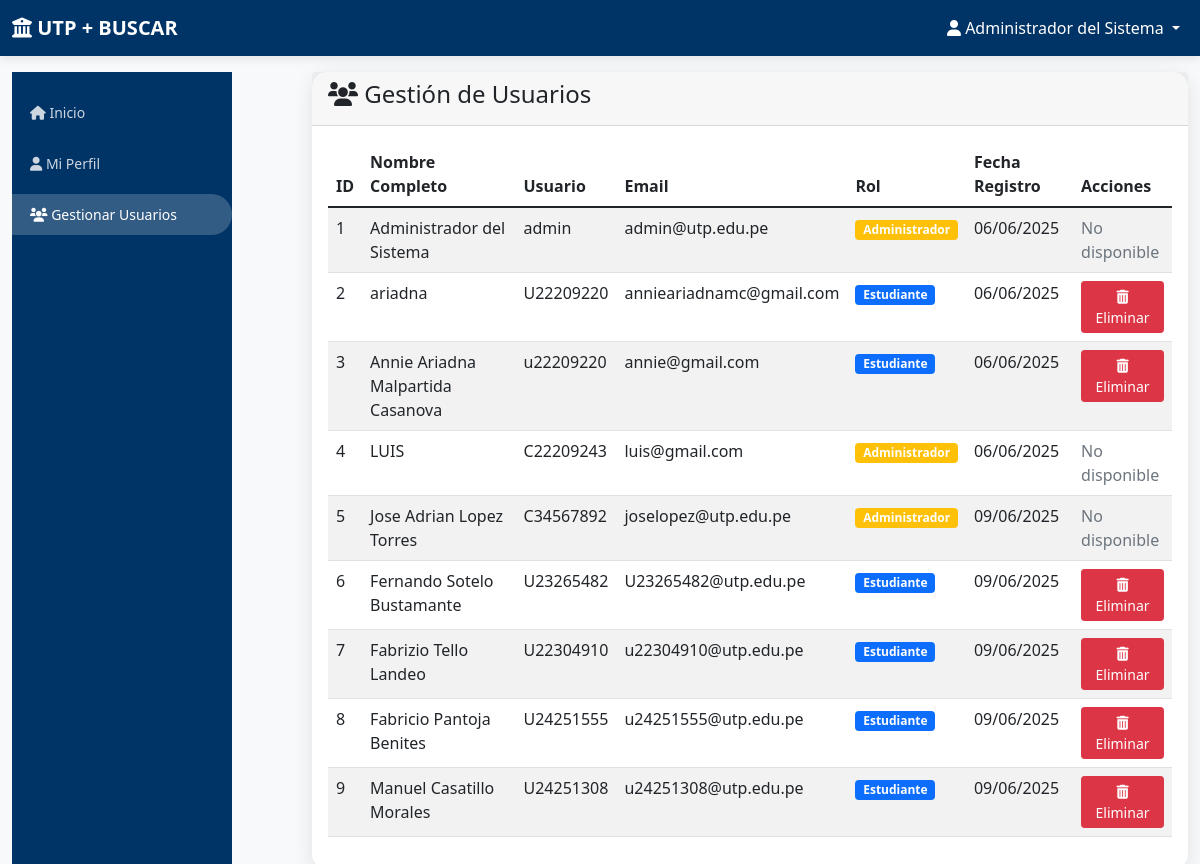
Before: /admin/users (signed in) with the older database file.
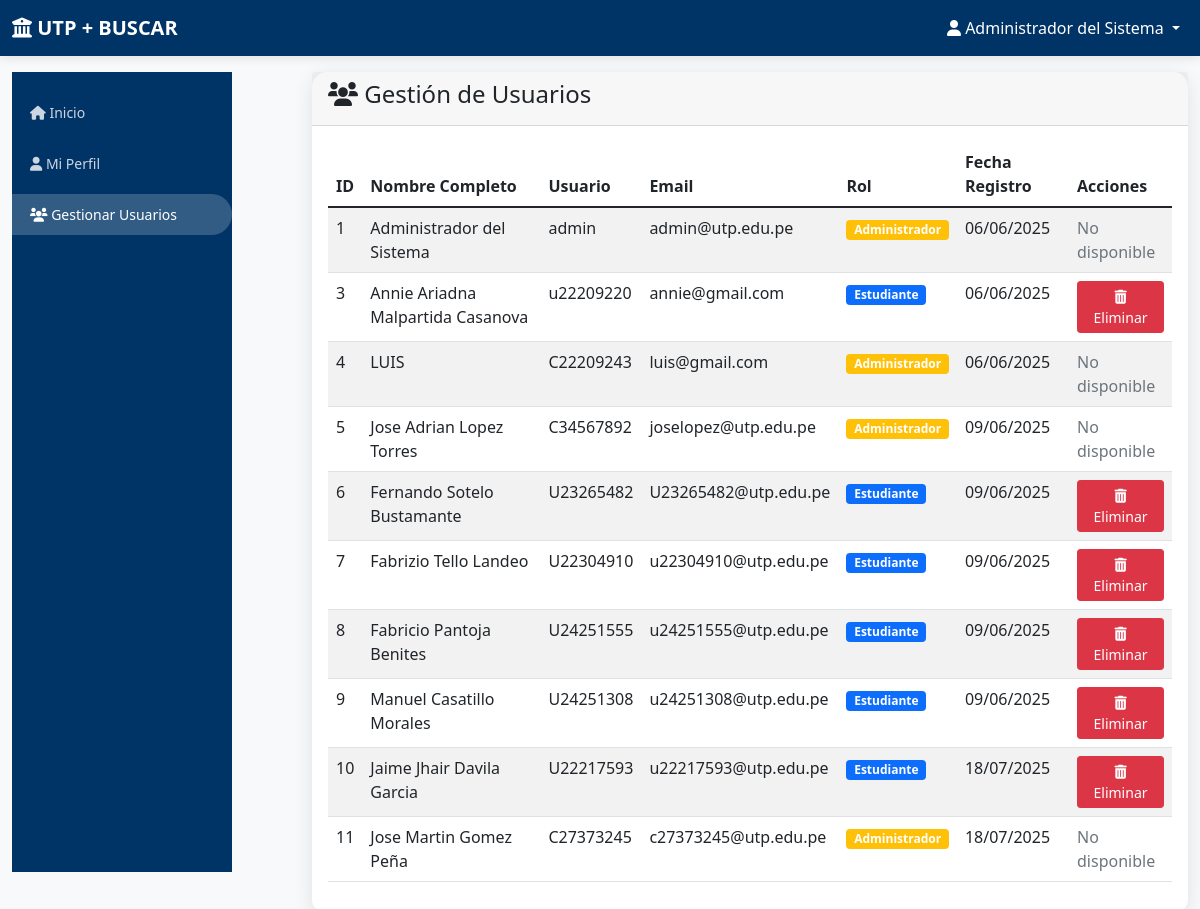
After: the same page with the newer database file.
### app.py (models this page shows)
class User(db.Model):
    id = db.Column(db.Integer, primary_key=True)
    username = db.Column(db.String(80), unique=True, nullable=False)
    email = db.Column(db.String(120), unique=True, nullable=False)
    password_hash = db.Column(db.String(120), nullable=False)
    full_name = db.Column(db.String(100), nullable=False)
    role = db.Column(db.String(20), default='student')  # 'admin' or 'student'
    created_at = db.Column(db.DateTime, default=datetime.utcnow)

### app.py (the view)
@app.route('/admin/users')
def admin_users():
    if 'user_id' not in session or session['role'] != 'admin':
        flash('No tienes permisos para acceder a esta página', 'error')
        return redirect(url_for('dashboard'))
    users = User.query.all()
    return render_template('admin_users.html', users=users)

### templates/admin_users.html (shortened to what this page needs)
{% extends "base.html" %}
{% block content %}
<div class="row">
    <div class="col-md-3">
        <div class="sidebar">
            <div class="nav flex-column">
                <a class="nav-link" href="{{ url_for('dashboard') }}">
                    <i class="fas fa-home"></i> Inicio
                </a>
                <a class="nav-link" href="{{ url_for('profile') }}">
                    <i class="fas fa-user"></i> Mi Perfil
                </a>
                <a class="nav-link active" href="{{ url_for('admin_users') }}">
                    <i class="fas fa-users"></i> Gestionar Usuarios
                </a>
            </div>
        </div>
    </div>
    <div class="col-md-9">
        <div class="card">
            <div class="card-header">
                <h4><i class="fas fa-users"></i> Gestión de Usuarios</h4>
            </div>
            <div class="card-body">
                <div class="table-responsive">
                    <table class="table table-striped">
                        <thead>
                            <tr>
                                <th>ID</th>
                                <th>Nombre Completo</th>
                                <th>Usuario</th>
                                <th>Email</th>
                                <th>Rol</th>
                                <th>Fecha Registro</th>
                                <th>Acciones</th>
                            </tr>
                        </thead>
                        <tbody>
                            {% for user in users %}
                            <tr>
                                <td>{{ user.id }}</td>
                                <td>{{ user.full_name }}</td>
                                <td>{{ user.username }}</td>
                                <td>{{ user.email }}</td>
                                <td>
                                    <span class="badge {{ 'bg-warning' if user.role == 'admin' else 'bg-primary' }}">
                                        {{ 'Administrador' if user.role == 'admin' else 'Estudiante' }}
                                    </span>
                                </td>
                                <td>{{ user.created_at.strftime('%d/%m/%Y') }}</td>
                                <td>
                                    {% if user.role != 'admin' %}
                                    <form action="{{ url_for('eliminar_usuario', user_id=user.id) }}" method="POST" style="display:inline;" onsubmit="return confirm('¿Estás segura de que deseas eliminar a {{ user.username }}?');">
                                        <button type="submit" class="btn btn-sm btn-danger">
                                            <i class="fas fa-trash-alt"></i> Eliminar
                                        </button>
                                    </form>
                                    {% else %}
                                    <span class="text-muted">No disponible</span>
                                    {% endif %}
                                </td>
                            </tr>
                            {% endfor %}
                        </tbody>
                    </table>
                </div>
            </div>
        </div>
    </div>
</div>
{% endblock %}

### templates/base.html (shortened to what this page needs)
<!DOCTYPE html>
<html lang="es">
<head>
    <link href="https://cdn.jsdelivr.net/npm/bootstrap@5.1.3/dist/css/bootstrap.min.css" rel="stylesheet">
    <link href="https://cdnjs.cloudflare.com/ajax/libs/font-awesome/6.0.0/css/all.min.css" rel="stylesheet">
</head>
<body>
    <nav class="navbar navbar-expand-lg navbar-dark">
        <div class="container-fluid">
            <a class="navbar-brand" href="{{ url_for('dashboard') }}">
                <i class="fas fa-university"></i> UTP + BUSCAR
            </a>
            {% if session.user_id %}
            <div class="navbar-nav ms-auto">
                <div class="nav-item dropdown">
                    <a class="nav-link dropdown-toggle text-white" href="#" id="navbarDropdown" role="button" data-bs-toggle="dropdown">
                        <i class="fas fa-user"></i> {{ session.full_name }}
                    </a>
                </div>
            </div>
            {% endif %}
        </div>
    </nav>
    <div class="container-fluid mt-3">
        {% block content %}{% endblock %}
    </div>
</body>
</html>

### templates/base.html (style rules this page uses)
:root { --utp-primary: #003366; --utp-secondary: #003366; --utp-accent: #ff6600; --utp-light: #f8f9fa; --utp-dark: #212529; }
body { font-family: 'Segoe UI', Tahoma, Geneva, Verdana, sans-serif; background-color: var(--utp-light); }
.navbar-brand { font-weight: bold; color: white !important; }
.navbar { background: linear-gradient(135deg, var(--utp-primary), var(--utp-secondary)); box-shadow: 0 2px 10px rgba(0,0,0,0.1); }
.card { border: none; border-radius: 15px; box-shadow: 0 4px 20px rgba(0,0,0,0.1); transition: all 0.3s ease; }
.sidebar { background: linear-gradient(135deg, var(--utp-primary), var(--utp-secondary)); min-height: 100vh; height: auto; padding: 15px 0; width: 220px; }
.row { display: flex; align-items: stretch; }
@media (min-width: 768px) { .sidebar { position: sticky; top: 0; height: 100vh; overflow-y: auto; } }
.sidebar .nav-link { color: rgba(255,255,255,0.8); padding: 10px 18px; margin: 5px 0; border-radius: 0 25px 25px 0; transition: all 0.3s ease; font-size: 14px; }
.sidebar .nav-link.active { background: rgba(255,255,255,0.2); color: white; }

Changed rows visible on the page:
removed User: id "2", full_name "ariadna", username "U22209220", email "annieariadnamc@gmail.com", role "Estudiante", created_at "06/06/2025"
added User: id "10", full_name "Jaime Jhair Davila Garcia", username "U22217593", email "u22217593@utp.edu.pe", role "Estudiante", created_at "18/07/2025"
added User: id "11", full_name "Jose Martin Gomez Peña", username "C27373245", email "c27373245@utp.edu.pe", role "Administrador", created_at "18/07/2025", shows "No disponible"
